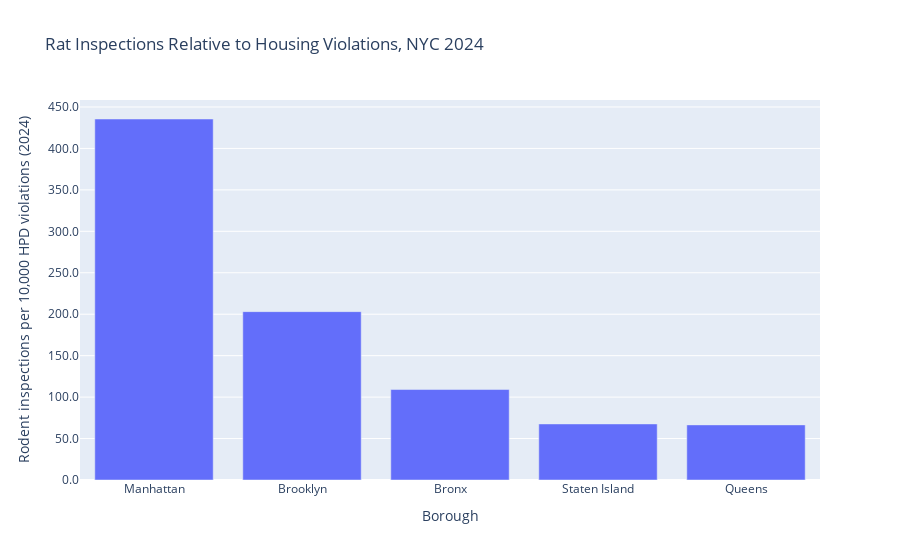

This figure's notebook cell:
### Markdown cell above
Finally, I plot the **rat inspections per 10,000 housing violations** as a bar chart by borough.  
This highlights which boroughs have higher or lower inspection intensity relative to their housing violation counts.

### Code cell
import plotly.express as px

fig2 = px.bar(
    combined_ratio_sorted,
    x="Borough",
    y="rats_per_10k_violations",
    labels={
        "Borough": "Borough",
        "rats_per_10k_violations": "Rodent inspections per 10,000 HPD violations (2024)",
    },
    title="Rat Inspections Relative to Housing Violations, NYC 2024",
)

fig2.update_layout(
    yaxis_tickformat=".1f",   # e.g., 15.2 instead of long decimals
)

fig2.show()

### Figure 1 — Plotly figure (JSON) as saved in the notebook; plotly's stock layout.template omitted (floating-point values rounded to 4 significant figures)
{"data": [{"hovertemplate": "Borough=%{x}<br>Rodent inspections per 10,000 HPD violations (2024)=%{y}<extra></extra>", "legendgroup": "", "marker": {"color": "#636efa", "pattern": {"shape": ""}}, "name": "", "orientation": "v", "showlegend": false, "textposition": "auto", "type": "bar", "x": ["Manhattan", "Brooklyn", "Bronx", "Staten Island", "Queens"], "xaxis": "x", "y": [435.5, 203.1, 109.2, 67.65, 66.49], "yaxis": "y"}], "layout": {"barmode": "relative", "legend": {"tracegroupgap": 0}, "title": {"text": "Rat Inspections Relative to Housing Violations, NYC 2024"}, "xaxis": {"anchor": "y", "domain": [0, 1], "title": {"text": "Borough"}}, "yaxis": {"anchor": "x", "domain": [0, 1], "tickformat": ".1f", "title": {"text": "Rodent inspections per 10,000 HPD violations (2024)"}}}}
